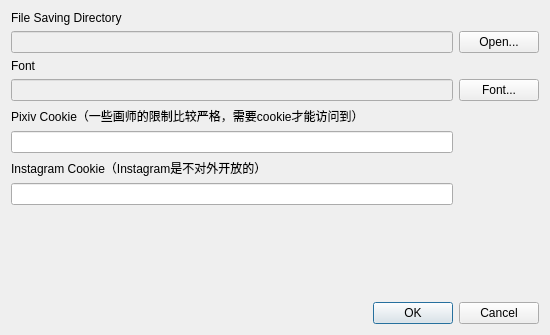
<?xml version="1.0" encoding="UTF-8"?>
<ui version="4.0">
 <class>setting_dialog</class>
 <widget class="QDialog" name="setting_dialog">
  <property name="geometry">
   <rect>
    <x>0</x>
    <y>0</y>
    <width>550</width>
    <height>335</height>
   </rect>
  </property>
  <property name="windowTitle">
   <string>Dialog</string>
  </property>
  <property name="windowIcon">
   <iconset resource="resource.qrc">
    <normaloff>:/icon/holoico.ico</normaloff>:/icon/holoico.ico</iconset>
  </property>
  <layout class="QHBoxLayout" name="horizontalLayout">
   <item>
    <layout class="QVBoxLayout" name="verticalLayout">
     <item>
      <layout class="QGridLayout" name="gridLayout">
       <item row="1" column="1">
        <widget class="QPushButton" name="pushButtonfile_saving_base">
         <property name="text">
          <string>Open...</string>
         </property>
        </widget>
       </item>
       <item row="4" column="0">
        <widget class="QLabel" name="label_3">
         <property name="text">
          <string>Pixiv Cookie（一些画师的限制比较严格，需要cookie才能访问到）</string>
         </property>
        </widget>
       </item>
       <item row="0" column="0">
        <widget class="QLabel" name="label">
         <property name="text">
          <string>File Saving Directory</string>
         </property>
        </widget>
       </item>
       <item row="3" column="1">
        <widget class="QPushButton" name="pushButton_font">
         <property name="text">
          <string>Font...</string>
         </property>
        </widget>
       </item>
       <item row="5" column="0">
        <widget class="QLineEdit" name="lineEdit_pixiv_cookie"/>
       </item>
       <item row="3" column="0">
        <widget class="QLineEdit" name="lineEdit_font">
         <property name="enabled">
          <bool>false</bool>
         </property>
         <property name="readOnly">
          <bool>false</bool>
         </property>
        </widget>
       </item>
       <item row="7" column="0">
        <widget class="QLineEdit" name="lineEdit_instagram_cookie"/>
       </item>
       <item row="1" column="0">
        <widget class="QLineEdit" name="lineEdit_file_saving_base">
         <property name="enabled">
          <bool>false</bool>
         </property>
        </widget>
       </item>
       <item row="2" column="0">
        <widget class="QLabel" name="label_2">
         <property name="text">
          <string>Font</string>
         </property>
        </widget>
       </item>
       <item row="6" column="0">
        <widget class="QLabel" name="label_4">
         <property name="text">
          <string>Instagram Cookie（Instagram是不对外开放的）</string>
         </property>
        </widget>
       </item>
      </layout>
     </item>
     <item>
      <spacer name="verticalSpacer">
       <property name="orientation">
        <enum>Qt::Vertical</enum>
       </property>
       <property name="sizeType">
        <enum>QSizePolicy::Expanding</enum>
       </property>
       <property name="sizeHint" stdset="0">
        <size>
         <width>20</width>
         <height>56</height>
        </size>
       </property>
      </spacer>
     </item>
     <item>
      <widget class="QDialogButtonBox" name="buttonBox">
       <property name="orientation">
        <enum>Qt::Horizontal</enum>
       </property>
       <property name="standardButtons">
        <set>QDialogButtonBox::Cancel|QDialogButtonBox::Ok</set>
       </property>
      </widget>
     </item>
    </layout>
   </item>
  </layout>
 </widget>
 <resources>
  <include location="resource.qrc"/>
 </resources>
 <connections>
  <connection>
   <sender>buttonBox</sender>
   <signal>accepted()</signal>
   <receiver>setting_dialog</receiver>
   <slot>accept()</slot>
   <hints>
    <hint type="sourcelabel">
     <x>248</x>
     <y>254</y>
    </hint>
    <hint type="destinationlabel">
     <x>157</x>
     <y>274</y>
    </hint>
   </hints>
  </connection>
  <connection>
   <sender>buttonBox</sender>
   <signal>rejected()</signal>
   <receiver>setting_dialog</receiver>
   <slot>reject()</slot>
   <hints>
    <hint type="sourcelabel">
     <x>316</x>
     <y>260</y>
    </hint>
    <hint type="destinationlabel">
     <x>286</x>
     <y>274</y>
    </hint>
   </hints>
  </connection>
 </connections>
</ui>
